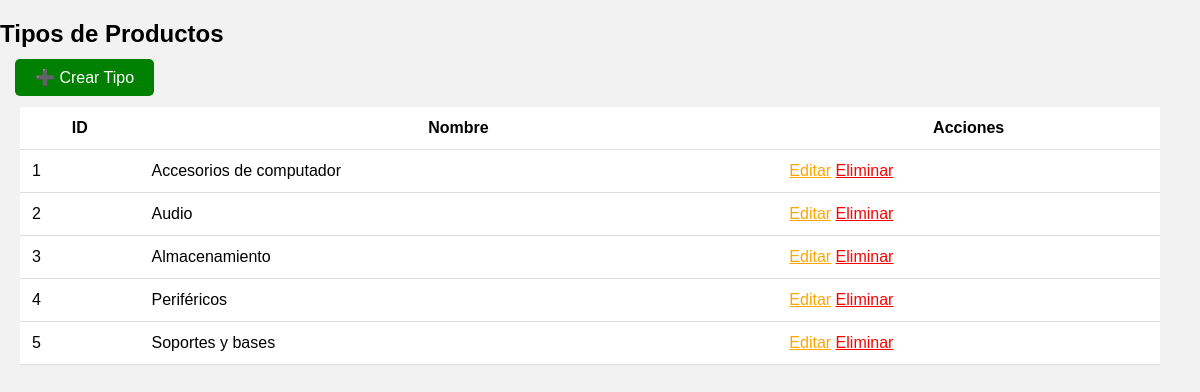
/tipos/listar.php (signed in), run on the app's committed database.
### tables this page shows
CREATE TABLE `tipos` (
  `id` int(11) NOT NULL,
  `nombre` varchar(100) DEFAULT NULL
);

### tipos/listar.php (the view, shortened to what this page needs)
<?php
include("../db.php");
$tipos = $conexion->query("SELECT * FROM tipos");
?>
<!DOCTYPE html>
<html>
<head>
    <link rel="stylesheet" href="../css/estilos.css">
</head>
<body>
<h2>Tipos de Productos</h2>
<a class="btn" href="crear.php">➕ Crear Tipo</a>
<table>
<tr>
    <th>ID</th>
    <th>Nombre</th>
    <th>Acciones</th>
</tr>
<?php while($t = $tipos->fetch_assoc()) { ?>
<tr>
    <td><?= $t['id'] ?></td>
    <td><?= $t['nombre'] ?></td>
    <td>
        <a class="editar" href="editar.php?id=<?= $t['id'] ?>">Editar</a>
        <a class="eliminar" href="eliminar.php?id=<?= $t['id'] ?>">Eliminar</a>
    </td>
</tr>
<?php } ?>
</table>
</body>
</html>

### css/estilos.css (style rules this page uses)
body { font-family: Arial; background:#f2f2f2; margin:0; }
table { margin:20px; width:95%; background:white; border-collapse:collapse; }
table th, table td { padding:12px; border-bottom:1px solid #ddd; }
.btn { margin:15px; padding:10px 20px; background:green; color:white; text-decoration:none; border-radius:5px; }
.editar { color:orange; }
.eliminar { color:red; }

### data on the page
tipos: id "1", nombre "Accesorios de computador"
tipos: id "2", nombre "Audio"
tipos: id "3", nombre "Almacenamiento"
tipos: id "4", nombre "Periféricos"
tipos: id "5", nombre "Soportes y bases"
